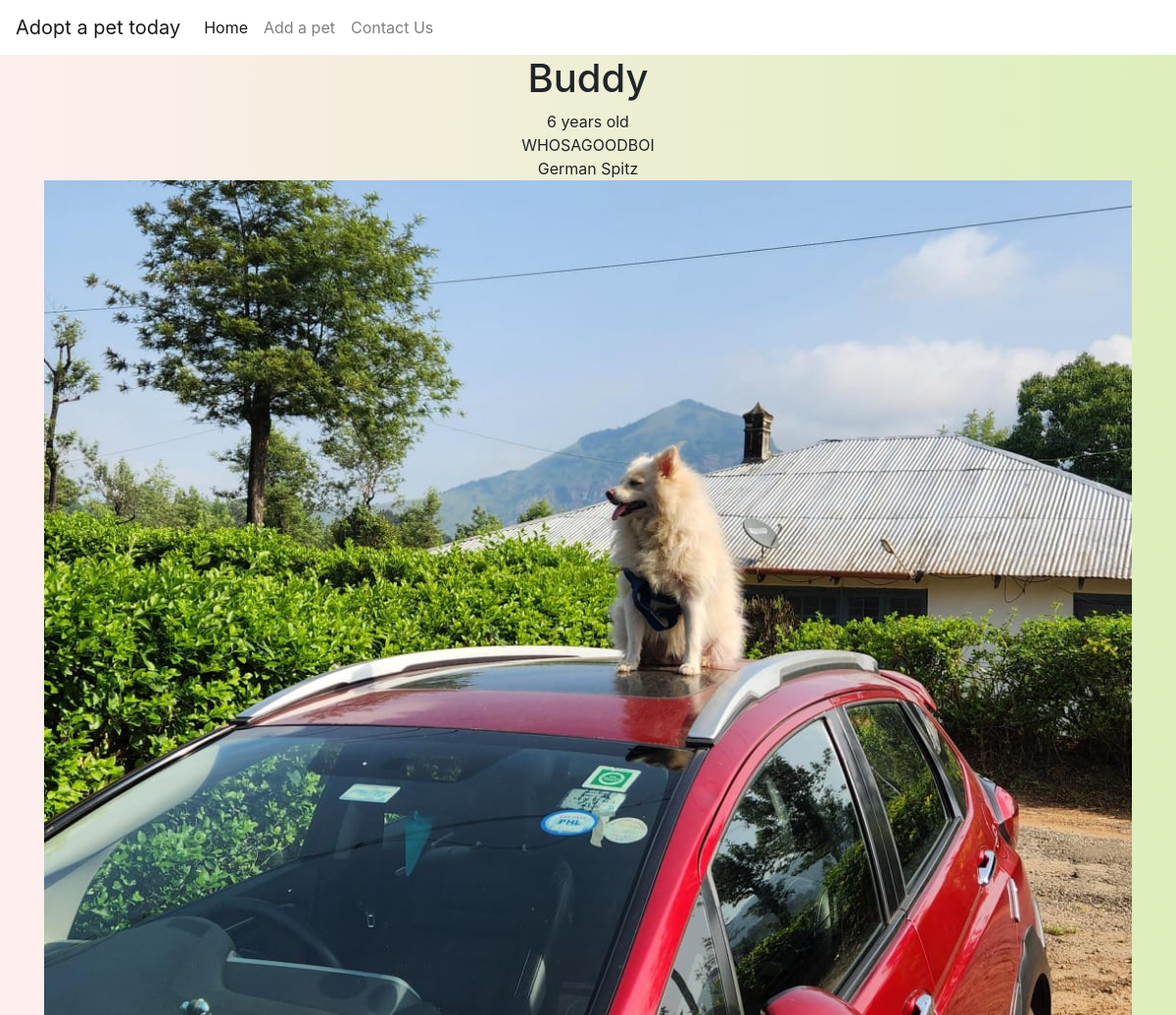
Page /details/6 on the committed database.
### pet/models.py (models this page shows)
class Pet(models.Model):
    name = models.CharField(max_length=200)
    breed = models.CharField(max_length=200, default="")
    age = models.IntegerField()
    description = models.CharField(max_length=400, default="")
    image = models.ImageField(upload_to='images/', blank = True, null = True)
    def __str__(self):
        return self.name  + " "

### pet/views.py (the view)
# urls.py: path('details/<petid>', views.details, name='details'),
def details(request, petid):
    pet = Pet.objects.get(pk=petid)
    return render(request, 'pet/details.html',{'pet': pet})

### pet/templates/pet/details.html
{% extends "pet/base.html" %} {% block content %}
<center>
    <h1>{{ pet }} </h1>
    {{pet.age}} years old<br/>
    {{pet.description}}<br/>
    {{pet.breed}}<br/>
    <img src="{{pet.image.url}}" width = 100%>
</center>
{% endblock %}

### pet/templates/pet/base.html (style rules this page uses)
body { background: linear-gradient(to right, #FFEEEE, #DDEFBB); }

### rows in the picture
Pet: name "Buddy", age "6", description "WHOSAGOODBOI", breed "German Spitz", image (picture)
